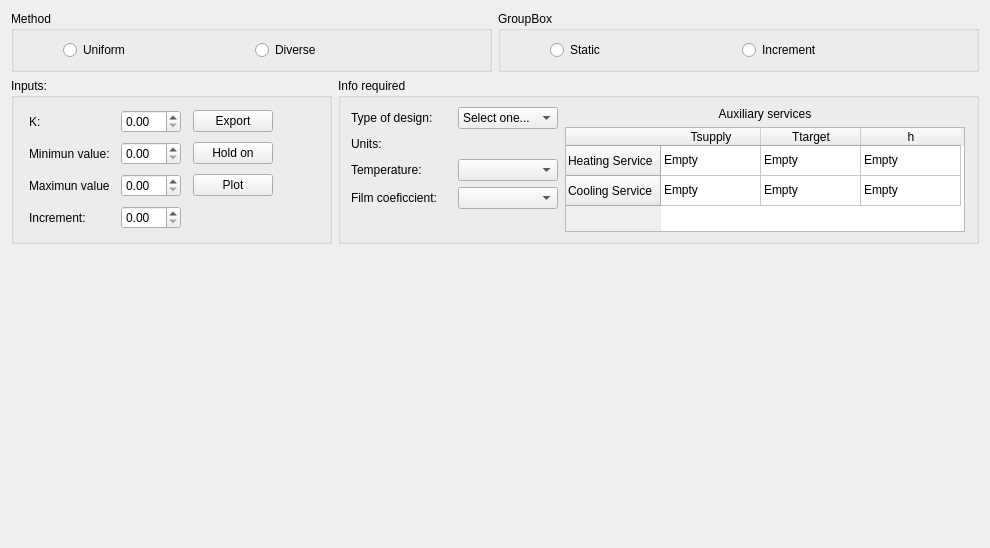
<?xml version="1.0" encoding="UTF-8"?>
<ui version="4.0">
 <class>contenido_plots_area</class>
 <widget class="QWidget" name="contenido_plots_area">
  <property name="geometry">
   <rect>
    <x>0</x>
    <y>0</y>
    <width>990</width>
    <height>548</height>
   </rect>
  </property>
  <property name="windowTitle">
   <string>Form</string>
  </property>
  <layout class="QGridLayout" name="gridLayout_8">
   <item row="0" column="0" colspan="3">
    <layout class="QGridLayout" name="gridLayout_2">
     <item row="0" column="0">
      <widget class="QGroupBox" name="groupBox">
       <property name="title">
        <string>Method</string>
       </property>
       <layout class="QGridLayout" name="gridLayout_3">
        <item row="0" column="3">
         <spacer name="horizontalSpacer_3">
          <property name="orientation">
           <enum>Qt::Horizontal</enum>
          </property>
          <property name="sizeType">
           <enum>QSizePolicy::Ignored</enum>
          </property>
          <property name="sizeHint" stdset="0">
           <size>
            <width>40</width>
            <height>20</height>
           </size>
          </property>
         </spacer>
        </item>
        <item row="0" column="0">
         <spacer name="horizontalSpacer_2">
          <property name="orientation">
           <enum>Qt::Horizontal</enum>
          </property>
          <property name="sizeType">
           <enum>QSizePolicy::Ignored</enum>
          </property>
          <property name="sizeHint" stdset="0">
           <size>
            <width>40</width>
            <height>20</height>
           </size>
          </property>
         </spacer>
        </item>
        <item row="0" column="2">
         <widget class="QRadioButton" name="Diverse">
          <property name="text">
           <string>Diverse</string>
          </property>
         </widget>
        </item>
        <item row="0" column="1">
         <widget class="QRadioButton" name="Uniform">
          <property name="text">
           <string>Uniform</string>
          </property>
         </widget>
        </item>
       </layout>
      </widget>
     </item>
     <item row="0" column="1">
      <widget class="QGroupBox" name="groupBox_2">
       <property name="title">
        <string>GroupBox</string>
       </property>
       <layout class="QGridLayout" name="gridLayout_4">
        <item row="0" column="1">
         <widget class="QRadioButton" name="Static">
          <property name="text">
           <string>Static</string>
          </property>
         </widget>
        </item>
        <item row="0" column="2">
         <widget class="QRadioButton" name="Increment">
          <property name="text">
           <string>Increment</string>
          </property>
         </widget>
        </item>
        <item row="0" column="0">
         <spacer name="horizontalSpacer_4">
          <property name="orientation">
           <enum>Qt::Horizontal</enum>
          </property>
          <property name="sizeType">
           <enum>QSizePolicy::Ignored</enum>
          </property>
          <property name="sizeHint" stdset="0">
           <size>
            <width>40</width>
            <height>20</height>
           </size>
          </property>
         </spacer>
        </item>
        <item row="0" column="3">
         <spacer name="horizontalSpacer_5">
          <property name="orientation">
           <enum>Qt::Horizontal</enum>
          </property>
          <property name="sizeType">
           <enum>QSizePolicy::Ignored</enum>
          </property>
          <property name="sizeHint" stdset="0">
           <size>
            <width>40</width>
            <height>20</height>
           </size>
          </property>
         </spacer>
        </item>
       </layout>
      </widget>
     </item>
    </layout>
   </item>
   <item row="1" column="0">
    <layout class="QGridLayout" name="gridLayout_5">
     <item row="0" column="0" rowspan="2">
      <widget class="QGroupBox" name="groupBox_3">
       <property name="title">
        <string>Inputs:</string>
       </property>
       <layout class="QGridLayout" name="gridLayout_7">
        <item row="1" column="0">
         <widget class="QLabel" name="labelMin">
          <property name="maximumSize">
           <size>
            <width>80</width>
            <height>16777215</height>
           </size>
          </property>
          <property name="text">
           <string>Minimun value:</string>
          </property>
         </widget>
        </item>
        <item row="2" column="0">
         <widget class="QLabel" name="labelMax">
          <property name="maximumSize">
           <size>
            <width>80</width>
            <height>16777215</height>
           </size>
          </property>
          <property name="text">
           <string>Maximun value:</string>
          </property>
         </widget>
        </item>
        <item row="0" column="0">
         <widget class="QLabel" name="labelK">
          <property name="maximumSize">
           <size>
            <width>80</width>
            <height>16777215</height>
           </size>
          </property>
          <property name="text">
           <string>K:</string>
          </property>
         </widget>
        </item>
        <item row="3" column="1">
         <widget class="QDoubleSpinBox" name="SBinc">
          <property name="maximumSize">
           <size>
            <width>60</width>
            <height>16777215</height>
           </size>
          </property>
         </widget>
        </item>
        <item row="1" column="1">
         <widget class="QDoubleSpinBox" name="SBmin">
          <property name="maximumSize">
           <size>
            <width>60</width>
            <height>16777215</height>
           </size>
          </property>
         </widget>
        </item>
        <item row="0" column="2">
         <widget class="QPushButton" name="Export">
          <property name="maximumSize">
           <size>
            <width>80</width>
            <height>16777215</height>
           </size>
          </property>
          <property name="text">
           <string>Export</string>
          </property>
         </widget>
        </item>
        <item row="0" column="1">
         <widget class="QDoubleSpinBox" name="SBk">
          <property name="maximumSize">
           <size>
            <width>60</width>
            <height>16777215</height>
           </size>
          </property>
         </widget>
        </item>
        <item row="2" column="1">
         <widget class="QDoubleSpinBox" name="SBmax">
          <property name="maximumSize">
           <size>
            <width>60</width>
            <height>16777215</height>
           </size>
          </property>
         </widget>
        </item>
        <item row="3" column="0">
         <widget class="QLabel" name="labelInc">
          <property name="maximumSize">
           <size>
            <width>80</width>
            <height>16777215</height>
           </size>
          </property>
          <property name="text">
           <string>Increment:</string>
          </property>
         </widget>
        </item>
        <item row="1" column="2">
         <widget class="QPushButton" name="Holdon">
          <property name="maximumSize">
           <size>
            <width>80</width>
            <height>16777215</height>
           </size>
          </property>
          <property name="text">
           <string>Hold on</string>
          </property>
         </widget>
        </item>
        <item row="2" column="2">
         <widget class="QPushButton" name="Plot">
          <property name="maximumSize">
           <size>
            <width>80</width>
            <height>16777215</height>
           </size>
          </property>
          <property name="text">
           <string>Plot</string>
          </property>
         </widget>
        </item>
        <item row="0" column="3" rowspan="4">
         <spacer name="horizontalSpacer">
          <property name="orientation">
           <enum>Qt::Horizontal</enum>
          </property>
          <property name="sizeType">
           <enum>QSizePolicy::Preferred</enum>
          </property>
          <property name="sizeHint" stdset="0">
           <size>
            <width>40</width>
            <height>20</height>
           </size>
          </property>
         </spacer>
        </item>
       </layout>
      </widget>
     </item>
    </layout>
   </item>
   <item row="2" column="0" colspan="3">
    <layout class="QGridLayout" name="gridLayout_6">
     <item row="0" column="1">
      <widget class="QCustomPlot" name="qcustomplot" native="true">
       <property name="enabled">
        <bool>true</bool>
       </property>
       <property name="sizePolicy">
        <sizepolicy hsizetype="Expanding" vsizetype="Expanding">
         <horstretch>0</horstretch>
         <verstretch>0</verstretch>
        </sizepolicy>
       </property>
      </widget>
     </item>
     <item row="0" column="0">
      <spacer name="verticalSpacer">
       <property name="orientation">
        <enum>Qt::Vertical</enum>
       </property>
       <property name="sizeType">
        <enum>QSizePolicy::Expanding</enum>
       </property>
       <property name="sizeHint" stdset="0">
        <size>
         <width>20</width>
         <height>300</height>
        </size>
       </property>
      </spacer>
     </item>
    </layout>
   </item>
   <item row="1" column="1" colspan="2">
    <layout class="QGridLayout" name="gridLayout">
     <item row="0" column="0" rowspan="2">
      <widget class="QGroupBox" name="groupBox_4">
       <property name="title">
        <string>Info required</string>
       </property>
       <layout class="QGridLayout" name="gridLayout_9">
        <item row="0" column="2" rowspan="5">
         <layout class="QGridLayout" name="gridLayout_10">
          <item row="0" column="0">
           <widget class="QLabel" name="labelAux">
            <property name="text">
             <string>Auxiliary services</string>
            </property>
            <property name="alignment">
             <set>Qt::AlignCenter</set>
            </property>
           </widget>
          </item>
          <item row="1" column="0">
           <widget class="QTableWidget" name="Services">
            <property name="sizePolicy">
             <sizepolicy hsizetype="Fixed" vsizetype="Fixed">
              <horstretch>0</horstretch>
              <verstretch>130</verstretch>
             </sizepolicy>
            </property>
            <property name="minimumSize">
             <size>
              <width>0</width>
              <height>0</height>
             </size>
            </property>
            <property name="maximumSize">
             <size>
              <width>400</width>
              <height>105</height>
             </size>
            </property>
            <row>
             <property name="text">
              <string>Heating Service</string>
             </property>
            </row>
            <row>
             <property name="text">
              <string>Cooling Service</string>
             </property>
            </row>
            <column>
             <property name="text">
              <string>Tsupply</string>
             </property>
            </column>
            <column>
             <property name="text">
              <string>Ttarget</string>
             </property>
            </column>
            <column>
             <property name="text">
              <string>h</string>
             </property>
            </column>
            <item row="0" column="0">
             <property name="text">
              <string>Empty</string>
             </property>
            </item>
            <item row="0" column="1">
             <property name="text">
              <string>Empty</string>
             </property>
            </item>
            <item row="0" column="2">
             <property name="text">
              <string>Empty</string>
             </property>
            </item>
            <item row="1" column="0">
             <property name="text">
              <string>Empty</string>
             </property>
            </item>
            <item row="1" column="1">
             <property name="text">
              <string>Empty</string>
             </property>
            </item>
            <item row="1" column="2">
             <property name="text">
              <string>Empty</string>
             </property>
            </item>
           </widget>
          </item>
         </layout>
        </item>
        <item row="0" column="0">
         <widget class="QLabel" name="labelType">
          <property name="maximumSize">
           <size>
            <width>100</width>
            <height>16777215</height>
           </size>
          </property>
          <property name="text">
           <string>Type of design:</string>
          </property>
         </widget>
        </item>
        <item row="0" column="1">
         <widget class="QComboBox" name="TypeDesign">
          <property name="maximumSize">
           <size>
            <width>100</width>
            <height>23</height>
           </size>
          </property>
          <item>
           <property name="text">
            <string>Select one...</string>
           </property>
          </item>
          <item>
           <property name="text">
            <string>Countercurrent</string>
           </property>
          </item>
          <item>
           <property name="text">
            <string>Cococurrent</string>
           </property>
          </item>
         </widget>
        </item>
        <item row="1" column="0">
         <widget class="QLabel" name="label">
          <property name="maximumSize">
           <size>
            <width>100</width>
            <height>16777215</height>
           </size>
          </property>
          <property name="text">
           <string>Units:</string>
          </property>
         </widget>
        </item>
        <item row="2" column="0">
         <widget class="QLabel" name="label_2">
          <property name="maximumSize">
           <size>
            <width>100</width>
            <height>16777215</height>
           </size>
          </property>
          <property name="text">
           <string>Temperature:</string>
          </property>
         </widget>
        </item>
        <item row="2" column="1">
         <widget class="QComboBox" name="comboBoxT">
          <property name="maximumSize">
           <size>
            <width>100</width>
            <height>23</height>
           </size>
          </property>
         </widget>
        </item>
        <item row="3" column="1">
         <widget class="QComboBox" name="comboBoxF">
          <property name="maximumSize">
           <size>
            <width>100</width>
            <height>23</height>
           </size>
          </property>
         </widget>
        </item>
        <item row="3" column="0">
         <widget class="QLabel" name="label_3">
          <property name="maximumSize">
           <size>
            <width>100</width>
            <height>16777215</height>
           </size>
          </property>
          <property name="text">
           <string>Film coeficcient:</string>
          </property>
         </widget>
        </item>
       </layout>
      </widget>
     </item>
    </layout>
   </item>
  </layout>
 </widget>
 <customwidgets>
  <customwidget>
   <class>QCustomPlot</class>
   <extends>QWidget</extends>
   <header>qcustomplot.h</header>
   <container>1</container>
  </customwidget>
 </customwidgets>
 <resources/>
 <connections/>
</ui>
